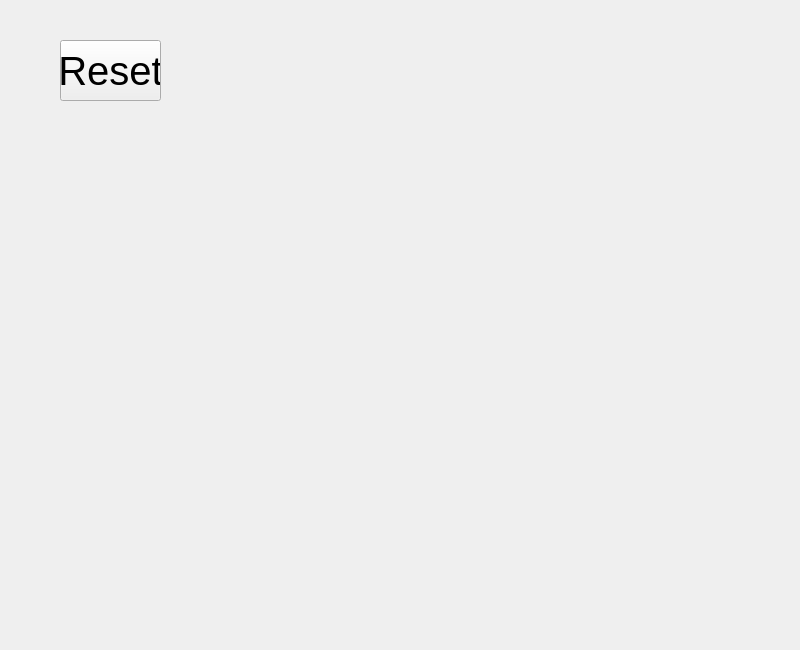
<?xml version="1.0" encoding="UTF-8"?>
<ui version="4.0">
 <class>MixingModel</class>
 <widget class="QWidget" name="MixingModel">
  <property name="geometry">
   <rect>
    <x>0</x>
    <y>0</y>
    <width>800</width>
    <height>650</height>
   </rect>
  </property>
  <property name="windowTitle">
   <string>Form</string>
  </property>
  <widget class="QPushButton" name="reset">
   <property name="geometry">
    <rect>
     <x>60</x>
     <y>40</y>
     <width>101</width>
     <height>61</height>
    </rect>
   </property>
   <property name="font">
    <font>
     <pointsize>30</pointsize>
    </font>
   </property>
   <property name="text">
    <string>Reset</string>
   </property>
  </widget>
 </widget>
 <resources/>
 <connections/>
</ui>
